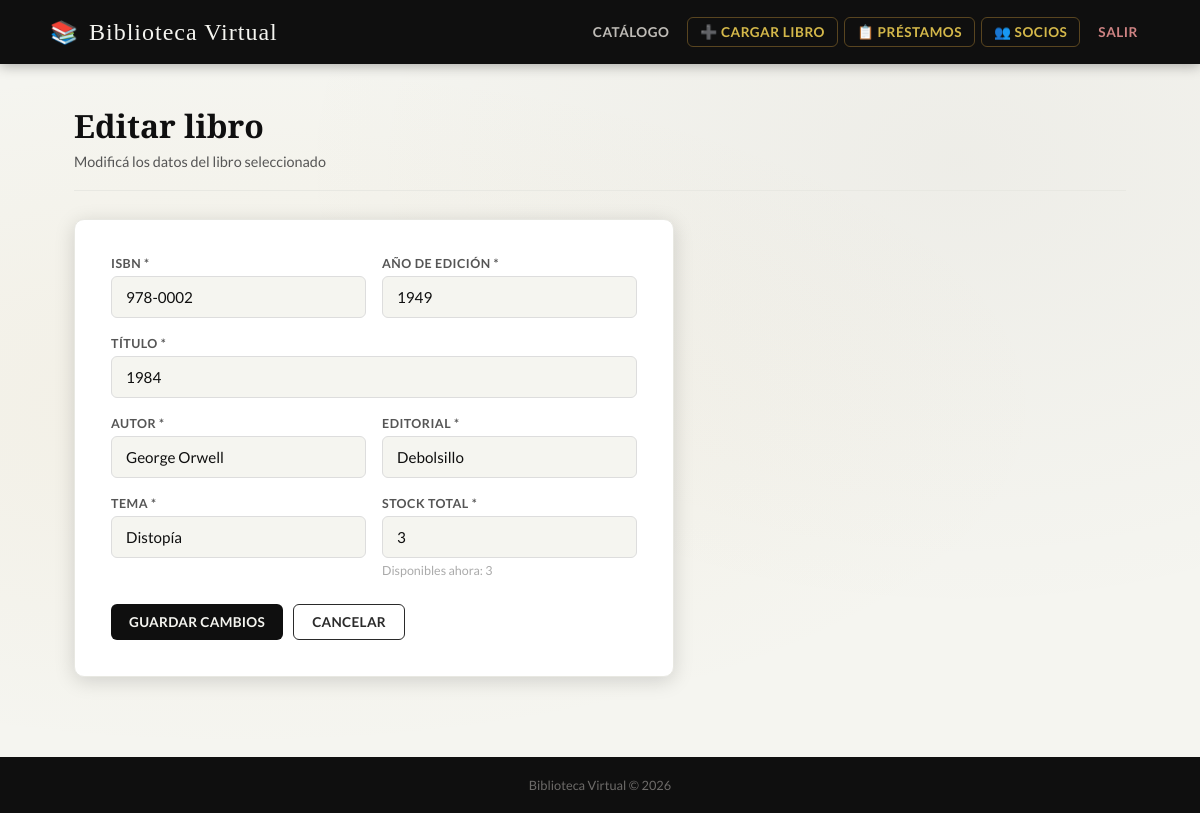
Page /admin/editar_libro.php?id=2 (signed in) on the committed database.
### tables this page shows
CREATE TABLE libros (
    id         INT AUTO_INCREMENT PRIMARY KEY,
    isbn       VARCHAR(20)  NOT NULL UNIQUE,
    titulo     VARCHAR(200) NOT NULL,
    autor      VARCHAR(150) NOT NULL,
    tema       VARCHAR(100) NOT NULL,
    editorial  VARCHAR(150) NOT NULL,
    anio       YEAR         NOT NULL,
    stock_total INT         NOT NULL DEFAULT 1,
    stock_disp  INT         NOT NULL DEFAULT 1
);

### admin/editar_libro.php (the view, shortened to what this page needs)
<?php
$pdo   = conectar();
$id    = (int)($_GET['id'] ?? 0);
$stmt = $pdo->prepare('SELECT * FROM libros WHERE id = :id');
$stmt->execute([':id' => $id]);
$libro = $stmt->fetch();
?>
<!DOCTYPE html>
<html lang="es">
<head>
    <link rel="stylesheet" href="../style.css">
</head>
<body>
<header class="site-header">
    <div class="header-inner">
        <div class="logo"><a href="../index.php" style="color:inherit;display:flex;align-items:center;gap:10px"><span>📚</span> Biblioteca Virtual</a></div>
        <nav class="site-nav">
            <a href="../catalogo.php">Catálogo</a>
            <a href="cargar_libro.php" class="nav-admin">➕ Cargar libro</a>
            <a href="prestamos.php"    class="nav-admin">📋 Préstamos</a>
            <a href="socios.php"       class="nav-admin">👥 Socios</a>
            <a href="../logout.php" class="nav-salir">Salir</a>
        </nav>
    </div>
</header>
<main>
<h1 class="page-titulo">Editar libro</h1>
<p class="page-subtitulo">Modificá los datos del libro seleccionado</p>
<div class="form-box">
    <form method="post">
        <div class="form-grid-2">
            <div class="form-grupo">
                <label>ISBN *</label>
                <input type="text" name="isbn" required value="<?= htmlspecialchars($libro['isbn']) ?>">
            </div>
            <div class="form-grupo">
                <label>Año de edición *</label>
                <input type="number" name="anio" required min="1000" max="<?= date('Y') ?>" value="<?= $libro['anio'] ?>">
            </div>
        </div>
        <div class="form-grupo">
            <label>Título *</label>
            <input type="text" name="titulo" required value="<?= htmlspecialchars($libro['titulo']) ?>">
        </div>
        <div class="form-grid-2">
            <div class="form-grupo">
                <label>Autor *</label>
                <input type="text" name="autor" required value="<?= htmlspecialchars($libro['autor']) ?>">
            </div>
            <div class="form-grupo">
                <label>Editorial *</label>
                <input type="text" name="editorial" required value="<?= htmlspecialchars($libro['editorial']) ?>">
            </div>
        </div>
        <div class="form-grid-2">
            <div class="form-grupo">
                <label>Tema *</label>
                <input type="text" name="tema" required value="<?= htmlspecialchars($libro['tema']) ?>">
            </div>
            <div class="form-grupo">
                <label>Stock total *</label>
                <input type="number" name="stock" required min="1" value="<?= $libro['stock_total'] ?>">
                <small>Disponibles ahora: <?= $libro['stock_disp'] ?></small>
            </div>
        </div>
        <div style="display:flex;gap:10px;margin-top:8px">
            <button type="submit" class="btn btn-primario">Guardar cambios</button>
            <a href="../catalogo.php" class="btn btn-outline">Cancelar</a>
        </div>
    </form>
</div>
</main>
<footer class="site-footer">
    <p>Biblioteca Virtual &copy; <?= date('Y') ?></p>
</footer>
</body>
</html>

### style.css (style rules this page uses)
:root { --marron : #0f0f0f; --marron-medio: #2a2a2a; --dorado : #b8972a; --dorado-claro: #d4b84a; --crema : #f5f5f0; --crema-oscura: #e8e8e2; --blanco : #ffffff; --gris-texto : #555; --rojo : #c0392b; --verde : #27714a; --sombra : 0 4px 20px rgba(0,0,0,.15); --sombra-hover: 0 8px 30px rgba(0,0,0,.25); --radio : 6px; }
*, *::before, *::after { margin:0; padding:0; box-sizing:border-box; }
html { scroll-behavior: smooth; }
body { font-family : 'Lato', sans-serif; background : var(--crema); color : var(--marron); min-height : 100vh; display : flex; flex-direction: column; background-image: radial-gradient(ellipse at 20% 50%, rgba(201,150,58,.06) 0%, transparent 60%), radial-gradient(ellipse at 80% 20%, rgba(59,42,26,.04) 0%, transparent 50%); }
a { color: var(--marron-medio); text-decoration: none; }
.site-header { background : var(--marron); padding : 0 40px; box-shadow : 0 2px 12px rgba(0,0,0,.3); position : sticky; top : 0; z-index : 100; }
.header-inner { max-width : 1100px; margin : 0 auto; display : flex; align-items : center; justify-content: space-between; height : 64px; gap : 20px; }
.logo { font-family : 'Playfair Display', serif; font-size : 1.5rem; color : var(--crema); letter-spacing: 1px; display : flex; align-items : center; gap : 10px; flex-shrink : 0; }
.logo span { font-size: 1.4rem; }
.site-nav { display : flex; align-items: center; gap : 6px; flex-wrap : wrap; }
.site-nav a { color : rgba(250,246,239,.75); font-size : .85rem; font-weight : 700; letter-spacing: .5px; text-transform: uppercase; padding : 6px 12px; border-radius: var(--radio); transition : all .2s; }
.site-nav .nav-admin { border : 1px solid rgba(201,150,58,.4); color : var(--dorado-claro) !important; }
.site-nav .nav-salir { color: rgba(255,160,160,.8) !important; }
main { max-width: 1100px; margin : 0 auto; padding : 40px 24px 80px; width : 100%; flex : 1; }
.btn { display : inline-block; padding : 9px 18px; border-radius: var(--radio); font-family : 'Lato', sans-serif; font-size : .85rem; font-weight : 700; cursor : pointer; border : none; transition : all .2s; text-align : center; white-space : nowrap; letter-spacing: .3px; text-transform: uppercase; }
.btn-primario { background: var(--marron); color: var(--crema); }
.btn-outline { background: transparent; border: 1.5px solid var(--marron-medio); color: var(--marron-medio); }
.form-box { background : var(--blanco); border : 1px solid var(--crema-oscura); border-radius: 10px; padding : 36px; box-shadow : var(--sombra); max-width : 600px; }
.form-grupo { display : flex; flex-direction: column; gap : 5px; margin-bottom : 18px; }
.form-grupo label { font-size : .78rem; font-weight : 700; text-transform: uppercase; letter-spacing: .5px; color : var(--gris-texto); }
.form-grupo input, .form-grupo textarea, .form-grupo select { padding : 11px 14px; border : 1px solid #ddd; border-radius: var(--radio); font-family : 'Lato', sans-serif; font-size : .95rem; background : var(--crema); color : var(--marron); transition : border-color .2s, box-shadow .2s; }
.form-grupo small { font-size:.78rem; color:#aaa; }
.form-grid-2 { display : grid; grid-template-columns: 1fr 1fr; gap : 16px; }
.page-titulo { font-family : 'Playfair Display', serif; font-size : 2rem; color : var(--marron); margin-bottom: 6px; }
.page-subtitulo { color : var(--gris-texto); font-size : .9rem; margin-bottom: 28px; padding-bottom: 20px; border-bottom: 1px solid var(--crema-oscura); }
.site-footer { background : var(--marron); color : rgba(250,246,239,.4); text-align : center; padding : 20px; font-size : .8rem; margin-top : auto; }

### rows in the picture
libros: isbn "978-0002", anio "1949", titulo "1984", autor "George Orwell", editorial "Debolsillo", tema "Distopía", stock "3", stock_disp "3"
